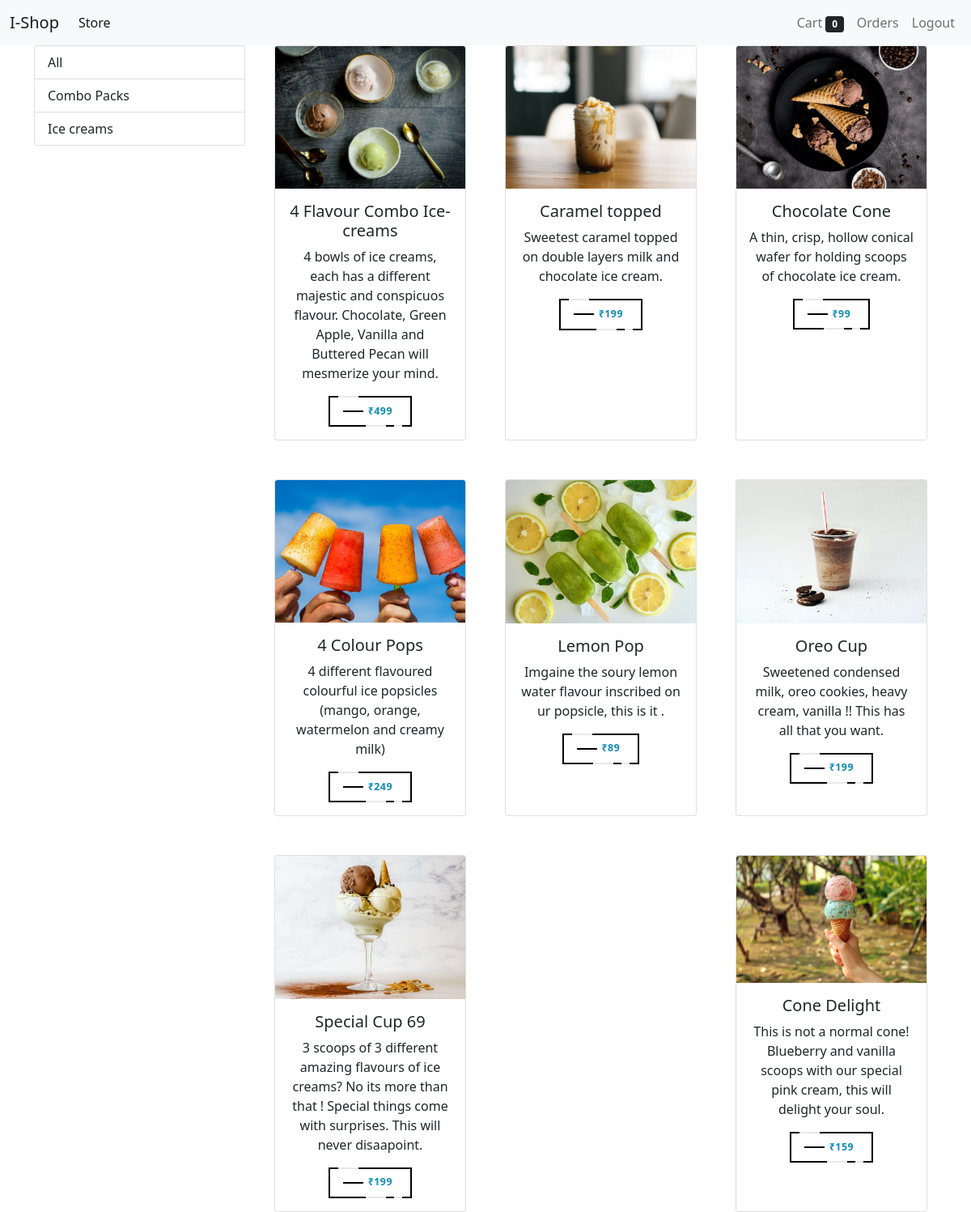
Page / (signed in) on the committed database.
### store/models/category.py (models this page shows, shortened)
class Category(models.Model):
    name=models.CharField(max_length=20)
    @staticmethod
    def get_all_categories():
        return Category.objects.all()

### store/models/product.py (models this page shows, shortened)
class Product(models.Model):
    name=models.CharField(max_length=50)
    price=models.IntegerField(default=0)
    category=models.ForeignKey(Category , on_delete=models.CASCADE, default=1)
    description=models.CharField(max_length=200, default='', null=True, blank=True)
    image=models.ImageField(upload_to='uploads/products/')
    @staticmethod
    def get_all_products():
        return Product.objects.all()

### store/views/home.py (the view, shortened to what this page needs)
# urls.py: path('', home.Index.as_view(), name='homepage'),
class Index(View):
    def get(self, request):
        cart = request.session.get('cart')
        if not cart:
            request.session['cart']={}
        products = None
        categories = Category.get_all_categories()
        category_ID = request.GET.get('category')
        if category_ID:
            products = Product.get_all_products_id(category_ID)
        else:
            products = Product.get_all_products()
        data = {}
        data['products'] = products
        data['categories'] = categories
        return render(request, 'index.html', data)

### store/templatetags/cart.py (called while the page is built)
@register.filter(name='is_in_cart')
def is_in_cart(product, cart):
    keys=cart.keys()
    for id in keys:
        if int(id) == product.id:
            return True
    return False

### store/templatetags/custom_filters.py (called while the page is built)
@register.filter(name='currency')
def currency(number):
    return "₹"+str(number)

### store/templates/index.html (shortened to what this page needs)
{% extends 'base.html'%} {% block content %}
{% load cart %}
{% load custom_filters %}
<div class="container">
    <div class="row">
        <div class="col-lg-3">
            <div class="list-group">
                <a href="/" class="list-group-item list-group-item-action">All</a>
                {% for category in categories %}
                <a href="/?category={{category.id}}"
                    class="list-group-item list-group-item-action">{{category.name}}</a>
                {% endfor %}
            </div>
        </div>
        <div id="products" class="col-lg-9">
            <div class="row mx-auto">
                <div class="container">
                    <div class="row gy-5 gx-md-5 justify-content-between">
                        {% for product in products %}
                        <div class="col-lg-4 col-md-6 text-center">
                            <div class="card box" id="{{product.id}}">
                                <img src="{{product.image.url}}" class="card-img-top img-fluid" alt="..." />
                                <div class="card-body">
                                    <h5 class="card-title">{{product.name}}</h5>
                                    <p class="card-text">{{product.description}}</p>
                                    <div class="container d-flex justify-content-around align-items-center">
                                        {% if product|is_in_cart:request.session.cart %}
                                        {% else %}
                                        <form action="/#{{product.id}}" method="POST">
                                            <button class="fancy" type="submit" href="#">
                                                <span class="top-key"></span>
                                                <span class="text">{{product.price|currency}}</span>
                                                <span class="bottom-key-1"></span>
                                                <span class="bottom-key-2"></span>
                                            </button>
                                        </form>
                                        {% endif %}
                                    </div>
                                </div>
                            </div>
                        </div>
                        {% endfor %}
                    </div>
                </div>
            </div>
        </div>
    </div>
</div>
{% endblock %}

### store/templates/base.html (style rules this page uses)
.box { transition: box-shadow .3s; }
.fancy { background-color: transparent; border: 2px solid #000; border-radius: 0; box-sizing: border-box; color: #fff; cursor: pointer; display: inline-block; font-weight: 700; letter-spacing: 0.05em; margin: 0; outline: none; overflow: visible; padding: .8em 2em; position: relative; text-align: center; text-decoration: none; text-transform: none; transition: all 0.3s ease-in-out; user-select: none; font-size: 11px; }
.fancy::before { content: " "; width: 1.5625rem; height: 2px; background: black; top: 50%; left: 1.5em; position: absolute; transform: translateY(-50%); transform-origin: center; transition: background 0.3s linear, width 0.3s linear; }
.fancy .text { font-size: 1.125em; line-height: 1.33333em; padding-left: 2em; display: block; text-align: left; transition: all 0.3s ease-in-out; text-transform: uppercase; text-decoration: none; color: #118ab2; }
.fancy .top-key { height: 2px; width: 1.5625rem; top: -2px; left: 0.625rem; position: absolute; background: #e8e8e8; transition: width 0.5s ease-out, left 0.3s ease-out; }
.fancy .bottom-key-1 { height: 2px; width: 1.5625rem; right: 1.875rem; bottom: -2px; position: absolute; background: #e8e8e8; transition: width 0.5s ease-out, right 0.3s ease-out; }
.fancy .bottom-key-2 { height: 2px; width: 0.625rem; right: 0.625rem; bottom: -2px; position: absolute; background: #e8e8e8; transition: width 0.5s ease-out, right 0.3s ease-out; }
.box { height:100%; }

### rows in the picture
Category: name "Combo Packs"
Category: name "Ice creams"
Product: image (picture), name "4 Flavour Combo Ice-creams", description "4 bowls of ice creams, each has a different majestic and conspicuos flavour. Chocolate, Green Apple, Vanilla and Buttered Pecan will mesmerize your mind.", price "₹499"
Product: image (picture), name "Caramel topped", description "Sweetest caramel topped on double layers milk and chocolate ice cream.", price "₹199"
Product: image (picture), name "Chocolate Cone", description "A thin, crisp, hollow conical wafer for holding scoops of chocolate ice cream.", price "₹99"
Product: image (picture), name "4 Colour Pops", description "4 different flavoured colourful ice popsicles (mango, orange, watermelon and creamy milk)", price "₹249"
Product: image (picture), name "Lemon Pop", description "Imgaine the soury lemon water flavour inscribed on ur popsicle, this is it .", price "₹89"
Product: image (picture), name "Oreo Cup", description "Sweetened condensed milk, oreo cookies, heavy cream, vanilla !! This has all that you want.", price "₹199"
Product: image (picture), name "Special Cup 69", description "3 scoops of 3 different amazing flavours of ice creams? No its more than that ! Special things come with surprises. This will never disaapoint.", price "₹199"
Product: image (picture), name "Cone Delight", description "This is not a normal cone! Blueberry and vanilla scoops with our special pink cream, this will delight your soul.", price "₹159"

### other values in the picture
{{ request.session.cart.keys|length }} "0"
